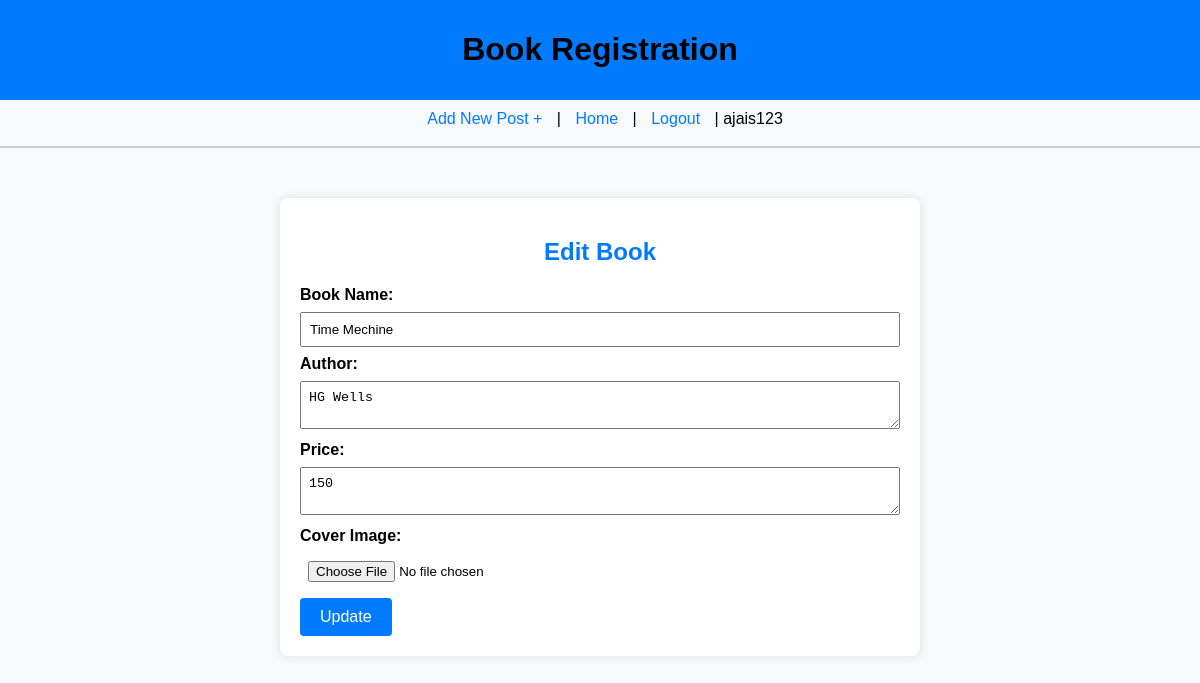
Page /edit/3/ (signed in) on the committed database.
### bookapp/models.py (models this page shows, shortened)
class Article(models.Model):
    Bookname = models.CharField(max_length=200)
    Author = models.TextField()
    Price = models.IntegerField()
    cover_image = models.ImageField(upload_to="article_images/", null=True, blank=True)
    author = models.ForeignKey(User, on_delete=models.CASCADE)
    created = models.DateTimeField(auto_now_add=True)
    updated = models.DateTimeField(auto_now=True)

### bookapp/views.py (the view, shortened to what this page needs)
# urls.py: path('edit/<int:id>/',edit,name='edit'),
@login_required(login_url="login")
def edit(request, id):
    edits = Article.objects.get(id=id)
    context = {"blog": edits}
    return render(request, "edit.html", context)

### bookapp/templates/edit.html (shortened to what this page needs)
{% extends 'base.html' %}
{% block content %}
<div class="form-container">
    <form method="post" enctype="multipart/form-data">
        <h2>Edit Book</h2>
        <label for="bookname">Book Name:</label>
        <input type="text" name="bookname" id="bookname" value="{{ blog.Bookname }}" required>
        <label for="author">Author:</label>
        <textarea name="author" id="author" required>{{ blog.Author }}</textarea>
        <label for="price">Price:</label>
        <textarea name="price" id="price" required>{{ blog.Price }}</textarea>
        <label for="cover_image">Cover Image:</label>
        <input type="file" name="cover_image" id="cover_image" accept="image/*">
        <input type="submit" value="Update">
    </form>
</div>
{% endblock content %}

### bookapp/templates/base.html (shortened to what this page needs)
<!DOCTYPE html>
<html lang="en">
<head>
</head>
<body>
<header>
    <h1>Book Registration</h1>
</header>
<nav>
    <a href="{% url 'create' %}">Add New Post +</a> |
    <a href="{% url 'home' %}">Home</a> |
    {% if request.user.is_authenticated %}
        <a href="{% url 'logout' %}">Logout</a> |
    {% else %}
        <a href="{% url 'register' %}">Register</a> |
        <a href="{% url 'login' %}">Login</a>
    {% endif %}
    {% if request.user.is_authenticated %}
        {{ request.user.username }}
    {% endif %}
</nav>
<hr />
<div class="content">
    {% block content %}
    {% endblock content %}
</div>
</body>
</html>

### bookapp/templates/base.html (style rules this page uses)
body { font-family: 'Arial', sans-serif; background-color: #f8f9fa; margin: 0; padding: 0; }
header { background-color: #007bff; color: #000000 !important; text-align: center; padding: 10px; }
nav { background-color: #f8f9fa; padding: 10px; text-align: center; }
nav a { text-decoration: none; color: #007bff; margin: 0 10px; }
hr { border: 1px solid #ccc; }
.content { margin: 20px; }

### bookapp/templates/edit.html (style rules this page uses)
body { background-color: #f8f9fa; }
.form-container { max-width: 600px; margin: 50px auto; padding: 20px; background-color: #fff; border-radius: 8px; box-shadow: 0 0 10px rgba(0, 0, 0, 0.1); }
h2 { text-align: center; color: #007bff; }
label { font-weight: bold; }
input[type="text"], textarea, input[type="file"] { width: 100%; padding: 8px; margin: 8px 0; box-sizing: border-box; }
input[type="submit"] { background-color: #007bff; color: #fff; padding: 10px 20px; border: none; border-radius: 4px; cursor: pointer; font-size: 16px; }

### rows in the picture
Article: bookname "Time Mechine", author "HG Wells", price "150"

### other values in the picture
{{ request.user.username }} "ajais123"
